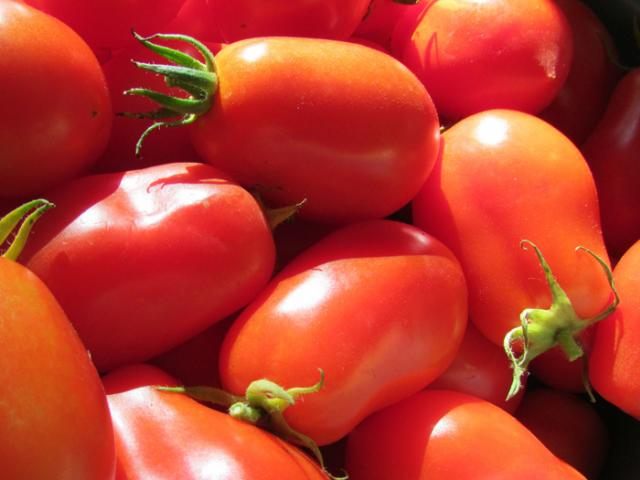
#> input picture sample_images/testimg_1.jpg, 640 x 480 px, found by its file name
$ python fragment_image.py sample_images/testimg_1.jpg 3 2 test_fragments
#> lines starting #> are read from the running program, lines starting #| are printed output that depends on the picture
""" fragment_image.py
This script takes in an image, cols and rows and out_prefix.

splits image into cols * rows number of image slices.
Then, randomly flips (horizontal&vertical) and rotates them.
resulting images are saved to {$config.fragments_dir}/{$out_prefix}_{rand_hash}.png

e.g)
python fragment_image.py sample_images/testimg_1.jpg 3 2 test_fragments
"""

import hashlib
import os
import random
import sys
import time
from argparse import ArgumentParser
from configparser import ConfigParser

import cv2
import numpy as np

DEFAULT_CONFIG = {
    "config": {
        "fragments_dir": "image_fragments",
        "debug": True
    }
}
RANDOM_SEED = 32  # for reproducibility


def rand_flip_x(img):
    """
    flips image horizontally with 50% chance.
    """
    if random.random() > 0.5:
        print("flip_x", end=" ")
        return np.flip(img, 1)
    return img


def rand_flip_y(img):
    """
    flips image vertically with 50% chance.
    """
    if random.random() > 0.5:
        print("flip_y", end=" ")
        return np.flip(img, 0)
    return img


def rand_rotate90(img, clockwise=False):
    """
    rotates image 90 degrees with 50% chance.
    """
    if random.random() > 0.5:
        print("rotate", end=" ")
        return np.rot90(img, 1) if clockwise else np.rot90(img, 3)
    return img


def process_image_segment(img, file_prefix, sequence_no):
    """
    randomly transform (x,y flip + rotate) a given image
    and write to random unique filename starting with {file_prefix}.

    Args:
        img (npArray):          image segment of shape (h, w, RGB)
        file_prefix (str):      output filename prefix
        sequence_no (int):      sequence number for unique identifier.
    """
    uuid_filename = hashlib.md5(str.encode(file_prefix + str(sequence_no))).hexdigest()
    print("image fragment", uuid_filename, end=": ")
    img = rand_rotate90(rand_flip_y(rand_flip_x(img)))
    cv2.imwrite(file_prefix + "_" + uuid_filename + ".png", img)
    print("")


def main(img_path, col_slice, row_slice, fragments_prefix,
         verbose=False, fragments_dir="image_fragments"):
    """
    1. read and slice image into y*x pieces as specified in args
    2. for each image slice: apply random set of transformations.
    3. save fragmented images to random filenames.
    """
#> called with img_path = 'sample_images/testimg_1.jpg', col_slice = 3, row_slice = 2, fragments_prefix = 'test_fragments', verbose = True, fragments_dir = 'image_fragments'
    s_time = time.time()
    random.seed(RANDOM_SEED)  # for reproducibility

    # read image
    img = cv2.imread(img_path)
#> img is the input picture: shape (480, 640, 3); mean B, G, R 44, 58.9, 181.7
    if img is None:
        print("ERROR: cannot read file")
        return
    print("fragment_image.py: loaded image from", img_path)

    if not verbose:
        sys.stdout = open(os.devnull, 'w')  # block stdout

    if not os.path.exists(fragments_dir):
        os.makedirs(fragments_dir)
    # remove all image fragment files sharing the same designated prefix.
    for file in filter(lambda fname: fname.startswith(fragments_prefix) and
                       fname.endswith(".png"), os.listdir(fragments_dir)):
        os.remove(os.path.join(fragments_dir, file))

    # slice image into uniform shapes and process each slices
    h, w = len(img) // row_slice, len(img[0]) // col_slice  # height and width
#> h = 240; w = 213
    for i in range(row_slice):
        for j in range(col_slice):
            top, left = int(i * h), int(j * w)  # row start, col start
            process_image_segment(img[top: top + h, left: left + w],
                                  os.path.join(fragments_dir, fragments_prefix),
                                  i*col_slice+j)
#> this loop made 2 passes
#> pass 1, in process_image_segment, `img = rand_rotate90(rand_flip_y(rand_flip_x(img)))`:
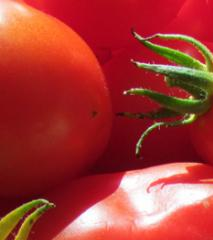
#> img: shape (240, 213, 3); mean of channels 0, 1, 2 51, 56.2, 166; drawn as B, G, R
#> pass 1, in process_image_segment (call 2), `img = rand_rotate90(rand_flip_y(rand_flip_x(img)))`:
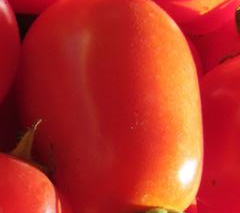
#> img: shape (213, 240, 3); mean of channels 0, 1, 2 37.7, 46.6, 181.4; drawn as B, G, R
#> pass 1, in process_image_segment (call 3), `img = rand_rotate90(rand_flip_y(rand_flip_x(img)))`:
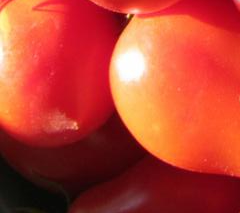
#> img: shape (213, 240, 3); mean of channels 0, 1, 2 49.1, 64.3, 185.4; drawn as B, G, R
#> pass 2, in process_image_segment (call 4), `img = rand_rotate90(rand_flip_y(rand_flip_x(img)))`:
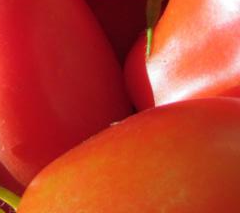
#> img: shape (213, 240, 3); mean of channels 0, 1, 2 43.5, 62.3, 187.5; drawn as B, G, R

    sys.stdout = sys.__stdout__  # restore stdout
    print("fragmented image into", row_slice * col_slice, "slices. ")
    print(time.time() - s_time, "seconds elapsed")


if __name__ == '__main__':
    ap = ArgumentParser()
    ap.add_argument('img_path', type=str, help='Path to an input image')
    ap.add_argument('col_slice', type=int, help='Number of column slices')
    ap.add_argument('row_slice', type=int, help='Number of row slices')
    ap.add_argument('fragments_prefix', type=str, help='filename prefix to fragmented image files')
    ap.add_argument('--verbose', '-v', required=False, action='store_true',
                    help='increase output verbosity')
    ap.add_argument('--config_file', '-c', required=False, default="./config/config.ini",
                    action='store', nargs=1, help='configuration ini file')
    args = ap.parse_args()

    cp = ConfigParser()
    cp.read_dict(DEFAULT_CONFIG)
    cp.read(args.config_file)

    main(args.img_path, args.col_slice, args.row_slice, args.fragments_prefix,
         cp.getboolean("config", "debug") or args.verbose, cp.get("config", "fragments_dir"))

$ run again, with sample_images/testimg_4.jpg copied over sample_images/testimg_1.jpg
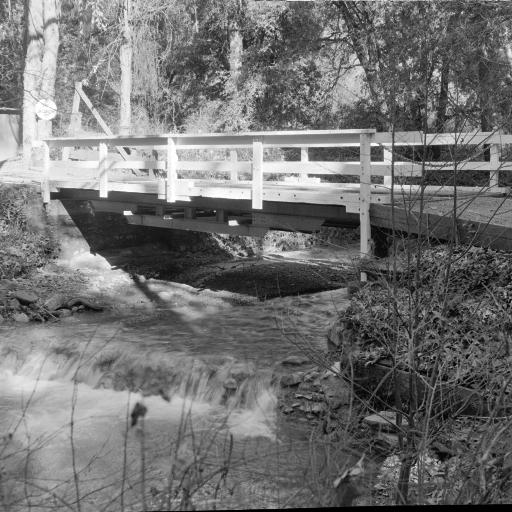
#> input picture sample_images/testimg_4.jpg, 512 x 512 px, found by its file name
#> in main, img is the input picture: shape (512, 512, 3); min 0, max 255, mean 113.8
#> h = 256; w = 170
#> the loop in main, `for i in range(row_slice):` made 2 passes
#> pass 1, in process_image_segment (call 3), `img = rand_rotate90(rand_flip_y(rand_flip_x(img)))`:
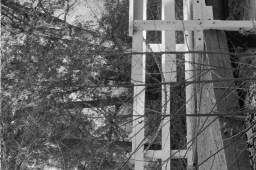
#> img: shape (170, 256, 3); min 7, max 248, mean 99
#> pass 2, in process_image_segment (call 4), `img = rand_rotate90(rand_flip_y(rand_flip_x(img)))`:
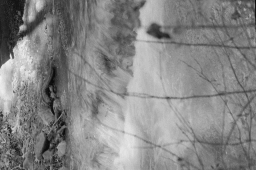
#> img: shape (170, 256, 3); min 8, max 243, mean 133.8

$ run again, with sample_images/testimg_5.jpg copied over sample_images/testimg_1.jpg
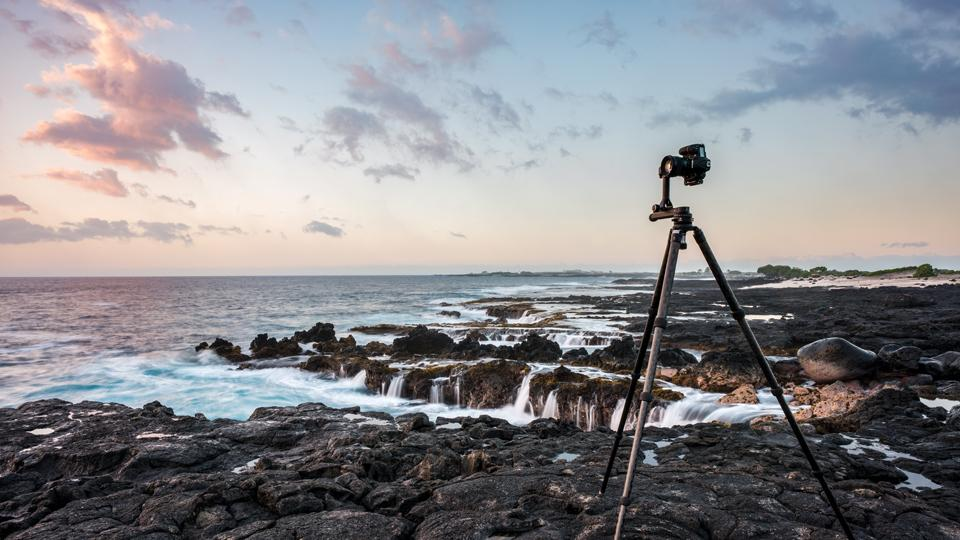
#> input picture sample_images/testimg_5.jpg, 960 x 540 px, found by its file name
#> in main, img is the input picture: shape (540, 960, 3); mean B, G, R 141.8, 137.7, 137.5
#> h = 270; w = 320
#> the loop in main, `for i in range(row_slice):` made 2 passes
#> pass 1, in process_image_segment (call 3), `img = rand_rotate90(rand_flip_y(rand_flip_x(img)))`:
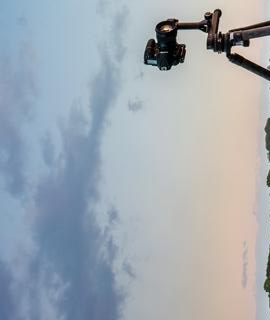
#> img: shape (320, 270, 3); mean of channels 0, 1, 2 179, 170.8, 162; drawn as B, G, R
#> pass 2, in process_image_segment (call 4), `img = rand_rotate90(rand_flip_y(rand_flip_x(img)))`:
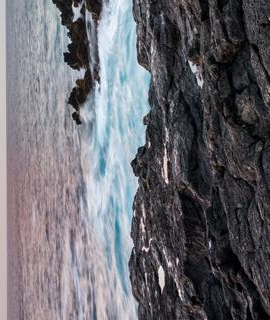
#> img: shape (320, 270, 3); mean of channels 0, 1, 2 111.7, 105.3, 105.8; drawn as B, G, R
